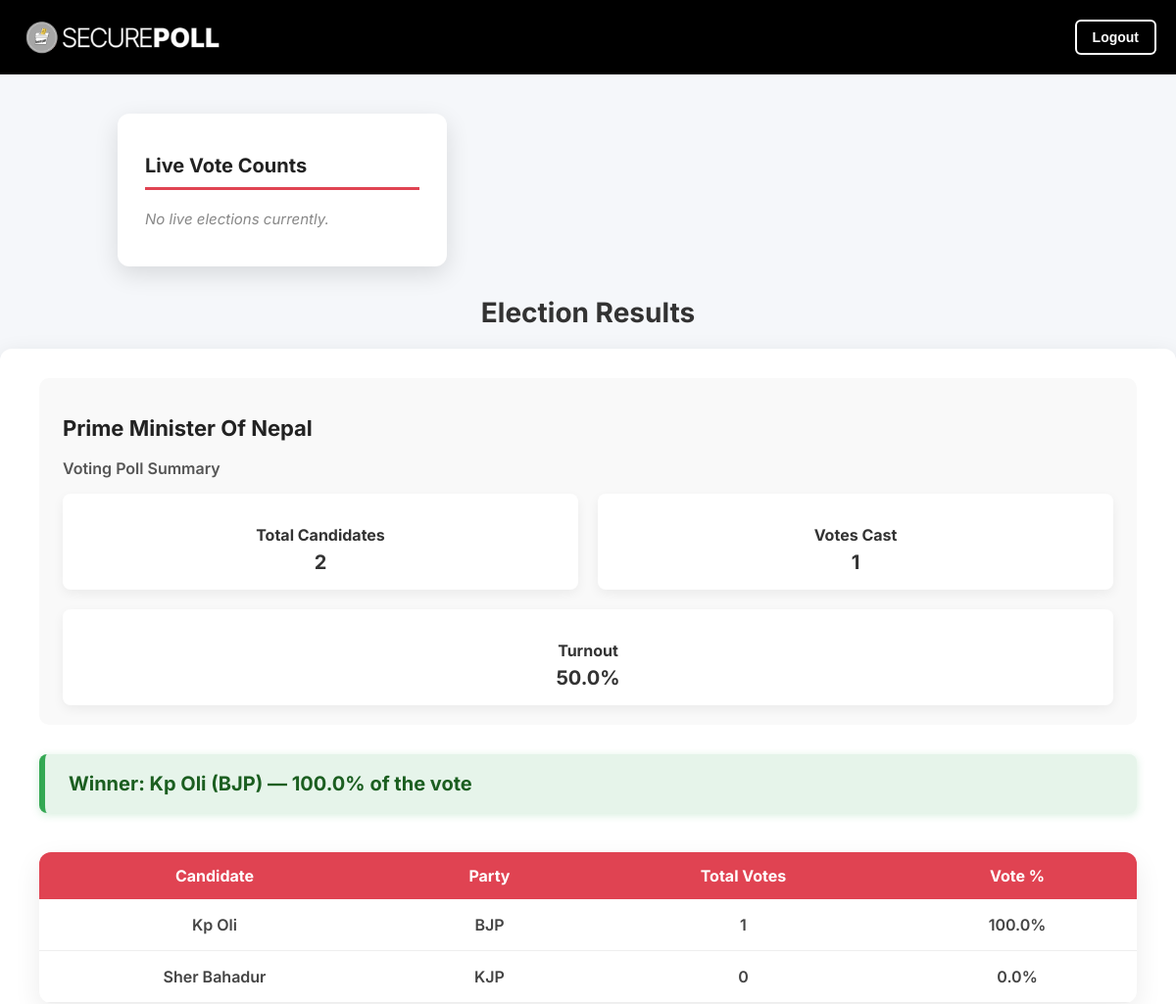
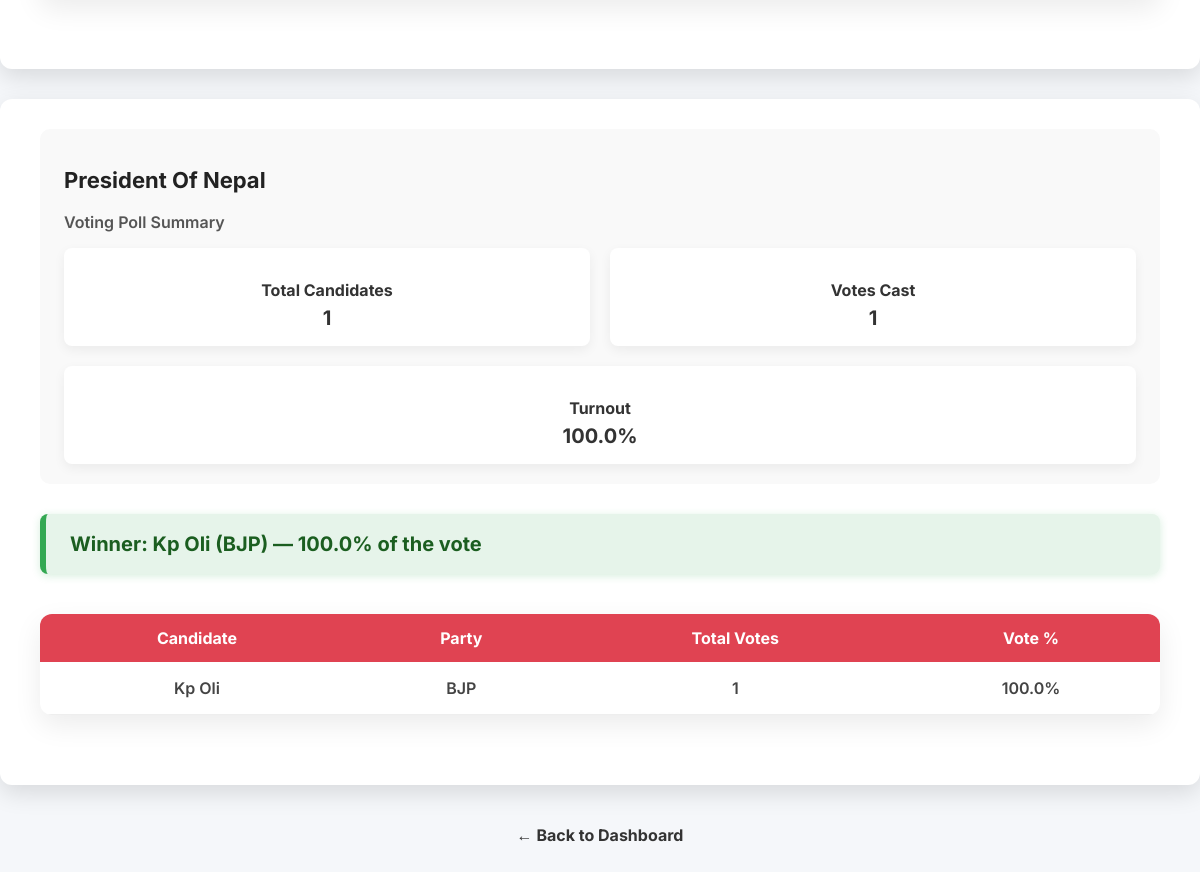
The page /home/election-results/ (signed in) on the database as committed earlier (2 pictures, top to bottom).
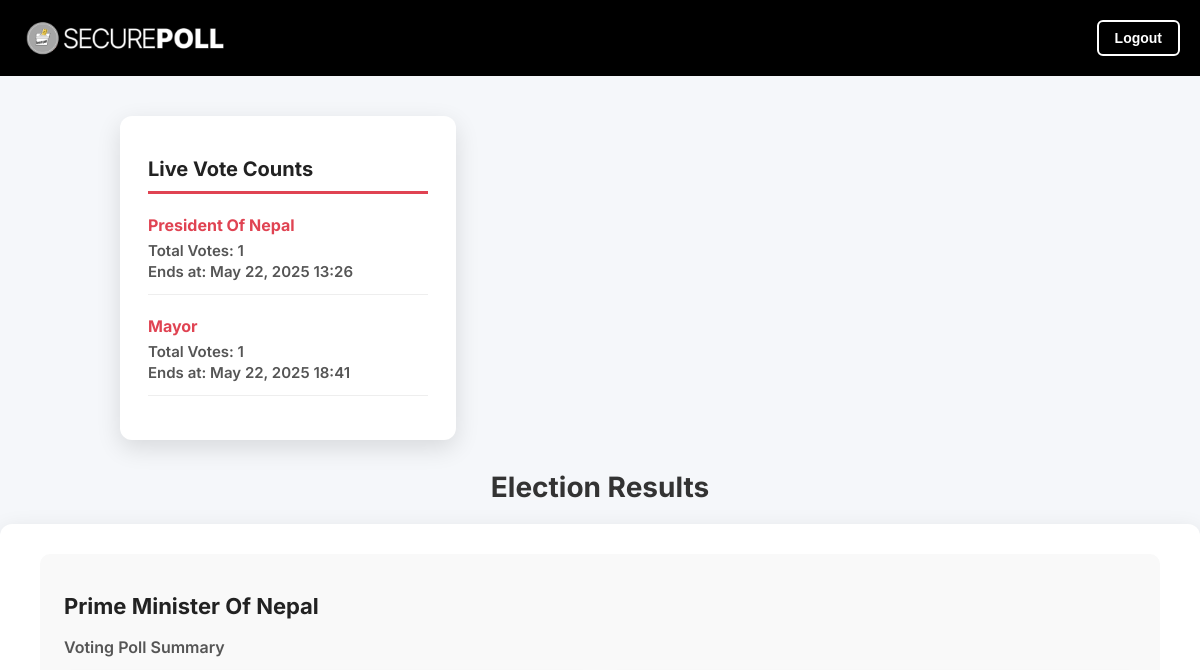
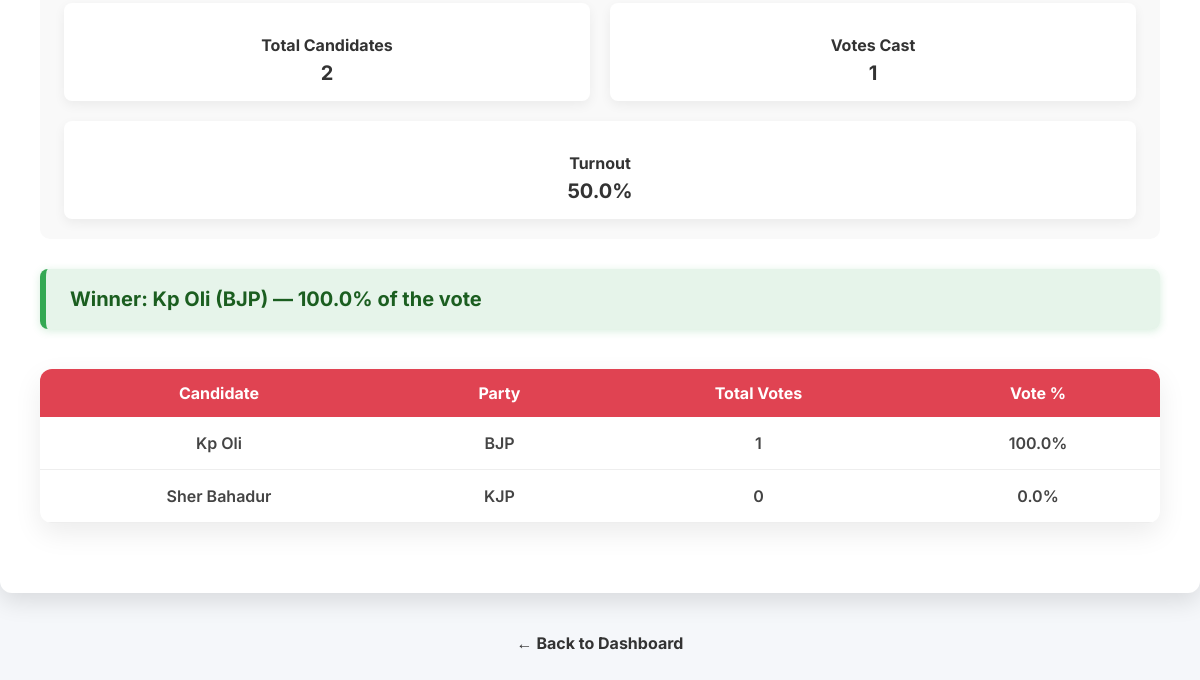
The same page on the database as committed later (2 pictures, top to bottom).
### home/models.py (models this page shows, shortened)
class Election(models.Model):
    name = models.CharField(max_length=100)
    description = models.TextField(blank=True)
    start_date = models.DateTimeField()
    end_date = models.DateTimeField()
    candidates = models.ManyToManyField('Candidate', related_name='election')

class Candidate(models.Model):
    full_name = models.CharField(max_length=100)
    party_name = models.CharField(max_length=100)
    profile_picture = models.ImageField(upload_to='candidate_profiles/', null=True, blank=True)
    approved = models.BooleanField(default=False)

### home/views.py (the view)
# urls.py: path('election-results/', views.election_results, name='election_results'),
@login_required
def election_results(request):
    finished_elections = Election.objects.filter(end_date__lt=timezone.now())
    live_elections = Election.objects.filter(start_date__lte=timezone.now(), end_date__gte=timezone.now())
    results = []
    for election in finished_elections:
        candidates_qs = election.candidates.annotate(vote_count=Count('vote')).order_by('-vote_count')
        total_votes = sum(c.vote_count for c in candidates_qs)
        total_candidates = candidates_qs.count()
        turnout_percent = (total_votes / total_candidates) * 100 if total_candidates > 0 else 0
        candidates = []
        for c in candidates_qs:
            vote_percent = (c.vote_count / total_votes) * 100 if total_votes > 0 else 0
            candidates.append({
                'full_name': c.full_name,
                'party_name': c.party_name,
                'vote_count': c.vote_count,
                'vote_percent': round(vote_percent, 1),
            })
        results.append({
            'election': election,
            'candidates': candidates,
            'total_votes': total_votes,
            'total_candidates': total_candidates,
            'turnout_percent': round(turnout_percent, 1),
        })
    live_counts = []
    for election in live_elections:
        total_votes = election.candidates.annotate(vote_count=Count('vote')).aggregate(total=Count('vote'))['total'] or 0
        live_counts.append({
            'name': election.name,
            'total_votes': total_votes,
            'end_date': election.end_date,
        })
    return render(request, 'home/election_results.html', {
        'results': results,
        'live_counts': live_counts,
    })

### home/Templates/home/election_results.html (shortened to what this page needs)
{% load static %}
<!DOCTYPE html>
<html lang="en">
<head>
</head>
<body>
  {% include 'navbar.html' %}
  <div class="page-header">
    <div class="live-vote-counts">
      <h2>Live Vote Counts</h2>
      {% if live_counts %}
        <ul>
          {% for live in live_counts %}
            <li>
              <strong>{{ live.name }}</strong>
              Total Votes: {{ live.total_votes }}<br />
              Ends at: {{ live.end_date|date:"M d, Y H:i" }}
            </li>
          {% endfor %}
        </ul>
      {% else %}
        <p>No live elections currently.</p>
      {% endif %}
    </div>
  </div>
  <div class="container">
    {% if results %}
      <h1 id="title">Election Results</h1>
      {% for result in results %}
        <div class="box">
          <div class="summary">
            <h2>{{ result.election.name }}</h2>
            <h4>Voting Poll Summary</h4>
            <div class="summary-grid">
              <div class="summary-item">
                <h3>Total Candidates</h3>
                <p>{{ result.total_candidates }}</p>
              </div>
              <div class="summary-item">
                <h3>Votes Cast</h3>
                <p>{{ result.total_votes }}</p>
              </div>
              <div class="summary-item">
                <h3>Turnout</h3>
                <p>{{ result.turnout_percent }}%</p>
              </div>
            </div>
          </div>
          {% if result.candidates %}
            <div class="winner-banner">
              <strong>Winner:</strong> {{ result.candidates.0.full_name }} ({{ result.candidates.0.party_name }}) —
              <strong>{{ result.candidates.0.vote_percent }}%</strong> of the vote
            </div>
          {% endif %}
          <table class="results-table">
            <thead>
              <tr>
                <th>Candidate</th>
                <th>Party</th>
                <th>Total Votes</th>
                <th>Vote %</th>
              </tr>
            </thead>
            <tbody>
              {% for candidate in result.candidates %}
                <tr>
                  <td>{{ candidate.full_name }}</td>
                  <td>{{ candidate.party_name }}</td>
                  <td>{{ candidate.vote_count }}</td>
                  <td>{{ candidate.vote_percent }}%</td>
                </tr>
              {% endfor %}
            </tbody>
          </table>
        </div>
      {% endfor %}
    {% else %}
      <p>No finished elections to show results for.</p>
    {% endif %}
  </div>
  <a href="{% url 'landing' %}" class="back-link">← Back to Dashboard</a>
</body>
</html>

Rows that differ between the two databases and show on the page:
no longer on one of the page's lists (row edited): Election: election.name "President Of Nepal", candidates.0.full_name "Kp Oli", candidates.0.party_name "BJP"
added Election: name "Mayor", end_date "May 22, 2025 18:41"
Other text that changed with them:
new list line: "President Of Nepal May 22, 2025 13:26"
new list line: "Total Votes: 1 Ends at:"
text no longer shown: "No live elections currently."
list line gone: "Kp Oli BJP"
list line gone: "1 100.0 %"
